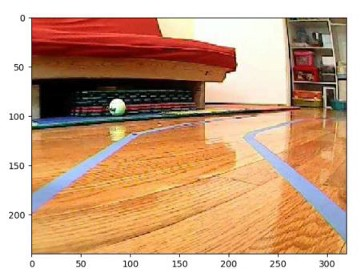
#> input picture App/Line_detection/images/road1_240x320.jpeg, 360 x 276 px
$ python -i utils.py   (imports and definitions only)
#> lines starting #> are read from the running program, lines starting #| are printed output that depends on the picture; after the words box and inside, x2 and y2 are one past the last pixel; in counts of white or black regions, pixels touching at a corner belong together
import cv2
import numpy as np
import math

## Lane detection

def detect_edges(frame):
    # filter for blue lane lines
    hsv = cv2.cvtColor(frame, cv2.COLOR_BGR2HSV)
    # show_image("hsv", hsv)
    lower_blue = np.array([60, 40, 40])
    upper_blue = np.array([150, 255, 255])
    mask = cv2.inRange(hsv, lower_blue, upper_blue)
    # show_image("blue mask", mask)

    # detect edges
    edges = cv2.Canny(mask, 200, 400)

    return edges


# Isolate Region of Interest
def region_of_interest(edges):

    height, width = edges.shape
    mask = np.zeros_like(edges)

    # only focus bottom half of the screen
    polygon = np.array([[
        (0, height * 1 / 2),
        (width, height * 1 / 2),
        (width, height),
        (0, height),
    ]], np.int32)

    cv2.fillPoly(mask, polygon, 255)
    cropped_edges = cv2.bitwise_and(edges, mask)
    # show_image("cropped_region_of_interest", cropped_edges)
    return cropped_edges


# these values works with a 320x240 resolution camera running between solid blue lane lines. Of course, they need to be re-tuned for a life-sized car with a high-resolution camera running on a real road with white/yellow dashed lane lines.
def detect_line_segments(cropped_edges):
    # tuning min_threshold, minLineLength, maxLineGap is a trial and error process by hand
    rho = 1  # distance precision in pixel, i.e. 1 pixel
    angle = np.pi / 180  # angular precision in radian, i.e. 1 degree
    min_threshold = 10  # minimal of votes
    line_segments = cv2.HoughLinesP(cropped_edges, rho, angle, min_threshold,
                                    np.array([]), minLineLength=8, maxLineGap=4)

    return line_segments


def average_slope_intercept(frame, line_segments):
    """
    This function combines line segments into one or two lane lines
    If all line slopes are < 0: then we only have detected left lane
    If all line slopes are > 0: then we only have detected right lane
    """
    lane_lines = []
    if line_segments is None:
        print('No line_segment segments detected')
        return lane_lines

    height, width, _ = frame.shape
    left_fit = []
    right_fit = []

    boundary = 1/3
    left_region_boundary = width * (1 - boundary)  # left lane line segment should be on left 2/3 of the screen
    right_region_boundary = width * boundary # right lane line segment should be on left 2/3 of the screen

    for line_segment in line_segments:
        for x1, y1, x2, y2 in line_segment:
            if x1 == x2:
                print('skipping vertical line segment (slope=inf): %s' % line_segment)
                continue
            fit = np.polyfit((x1, x2), (y1, y2), 1)
            slope = fit[0]
            intercept = fit[1]
            if slope < 0:
                if x1 < left_region_boundary and x2 < left_region_boundary:
                    left_fit.append((slope, intercept))
            else:
                if x1 > right_region_boundary and x2 > right_region_boundary:
                    right_fit.append((slope, intercept))

    left_fit_average = np.average(left_fit, axis=0)
    if len(left_fit) > 0:
        lane_lines.append(make_points(frame, left_fit_average))

    right_fit_average = np.average(right_fit, axis=0)
    if len(right_fit) > 0:
        lane_lines.append(make_points(frame, right_fit_average))

    print('lane lines: %s' % lane_lines)  # [[[316, 720, 484, 432]], [[1009, 720, 718, 432]]]

    return lane_lines


def make_points(frame, line):

    height, width, _ = frame.shape
    slope, intercept = line
    y1 = height  # bottom of the frame
    y2 = int(y1 * 1 / 2)  # make points from middle of the frame down

    # bound the coordinates within the frame
    x1 = max(-width, min(2 * width, int((y1 - intercept) / slope)))
    x2 = max(-width, min(2 * width, int((y2 - intercept) / slope)))
    return [[x1, y1, x2, y2]]


def detect_lane(frame):

    edges = detect_edges(frame)
    cropped_edges = region_of_interest(edges)
    line_segments = detect_line_segments(cropped_edges)
    lane_lines = average_slope_intercept(frame, line_segments)

    return lane_lines


# [116 lines left out: functions display_lines, compute_steering_angle, display_heading_line, stabilize_steering_angle, compute_angle, detect_direction and 1 more, not called in this run]

>>> import cv2
>>> picture = cv2.imread('../images/road1_240x320.jpeg')
#> picture is the input picture: shape (276, 360, 3); mean B, G, R 132.3, 162.6, 202.5
>>> result = detect_lane(picture)
#> in detect_edges, `hsv = cv2.cvtColor(frame, cv2.COLOR_BGR2HSV)`: hsv: shape (276, 360, 3); mean H, S, V 23.4, 104, 204.9
#> in detect_edges, `mask = cv2.inRange(hsv, lower_blue, upper_blue)`:
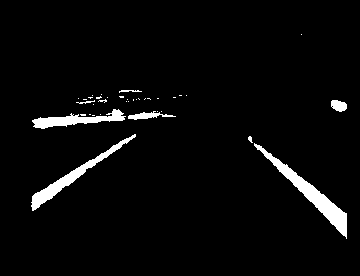
#> mask: shape (276, 360); 3.7% white; 37 white regions (29 under 20 px), largest, box (x1, y1, x2, y2) and area: (254, 143, 347, 239) 1380, (31, 134, 136, 211) 992, (32, 109, 126, 129) 759
#> in detect_edges, `edges = cv2.Canny(mask, 200, 400)`:
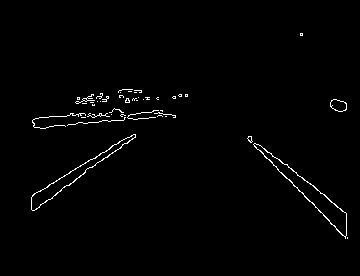
#> edges: shape (276, 360); 1.2% white in thin lines or dots, all inside (x1, y1, x2, y2) = (31, 33, 348, 239)
#> in region_of_interest, `cv2.fillPoly(mask, polygon, 255)`:
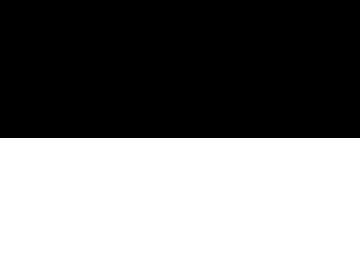
#> mask: shape (276, 360); 50% white; 1 white region, box (x1, y1, x2, y2) and area: (0, 138, 360, 276) 49680
#> in region_of_interest, `cropped_edges = cv2.bitwise_and(edges, mask)`:
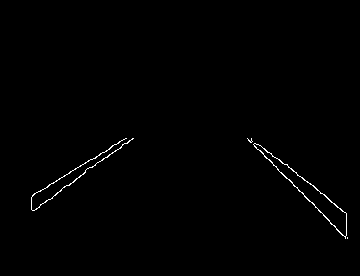
#> cropped_edges: shape (276, 360); 0.61% white in thin lines or dots, all inside (x1, y1, x2, y2) = (31, 138, 348, 239)
#> in detect_line_segments, `line_segments = cv2.HoughLinesP(cropped_edges, rho, angle, min_thresho..`: line_segments = 18 rows, first 6: [277, 158, 327, 197], [315, 207, 345, 237], [55, 194, 85, 172], [49, 184, 126, 138], [247, 138, 335, 226], [258, 144, 282, 163]
#> the loop in average_slope_intercept, `for line_segment in line_segments:` made 18 passes
#> line_segment on passes 1 to 12: [[277, 158, 327, 197]], [[315, 207, 345, 237]], [[55, 194, 85, 172]], [[49, 184, 126, 138]], [[247, 138, 335, 226]], [[258, 144, 282, 163]], [[68, 185, 83, 174]], [[90, 167, 133, 138]], [[297, 175, 334, 203]], [[32, 195, 110, 148]], [[346, 235, 346, 213]], [[40, 205, 60, 191]]
#| skipping vertical line segment (slope=inf): [[346 235 346 213]]
#| skipping vertical line segment (slope=inf): [[ 31 209  31 197]]
#> after the loop in average_slope_intercept, `for line_segment in line_segments:`: left_fit = [(-0.733, 234.3), (-0.597, 213.3), (-0.733, 234.9), (-0.674, 227.7), (-0.603, 214.3), (-0.7, 233), (-0.7, 230.4)]; right_fit = [(0.78, -58.06), (1, -108), (1, -109), (0.792, -60.25), (0.757, -49.76), (0.727, -39), (1, -110), (1, -108), (0.75, -44.25)]
#> in average_slope_intercept, `left_fit_average = np.average(left_fit, axis=0)`: left_fit_average = [-0.677, 226.8]
#> in make_points, `slope, intercept = line`: slope = -0.677; intercept = 226.8
#> in make_points, `x1 = max(-width, min(2 * width, int((y1 - intercept) / slope)))`: x1 = -72
#> in make_points, `x2 = max(-width, min(2 * width, int((y2 - intercept) / slope)))`: x2 = 131
#> in average_slope_intercept, `right_fit_average = np.average(right_fit, axis=0)`: right_fit_average = [0.867, -76.26]
#| lane lines: [[[-72, 276, 131, 138]], [[406, 276, 247, 138]]]
#> in detect_lane, `lane_lines = average_slope_intercept(frame, line_segments)`: lane_lines = [[[-72, 276, 131, 138]], [[406, 276, 247, 138]]]
#> result = [[[-72, 276, 131, 138]], [[406, 276, 247, 138]]]
